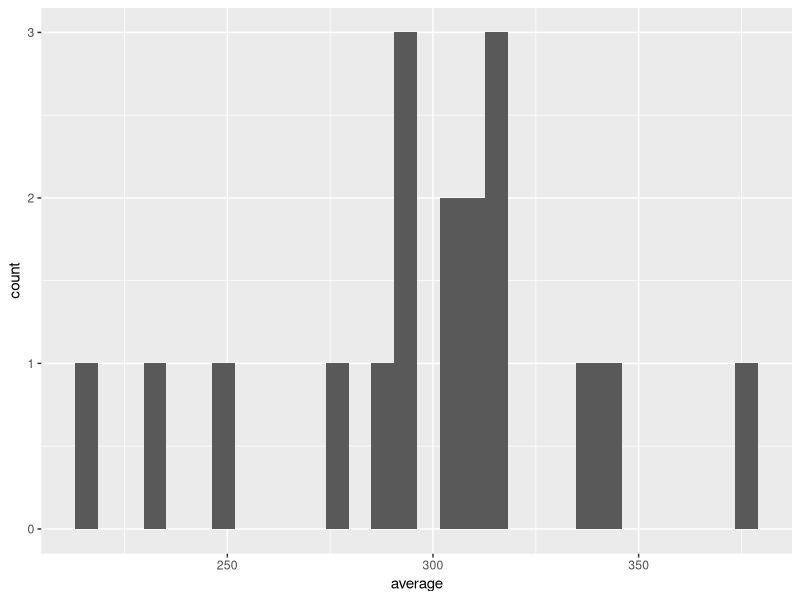
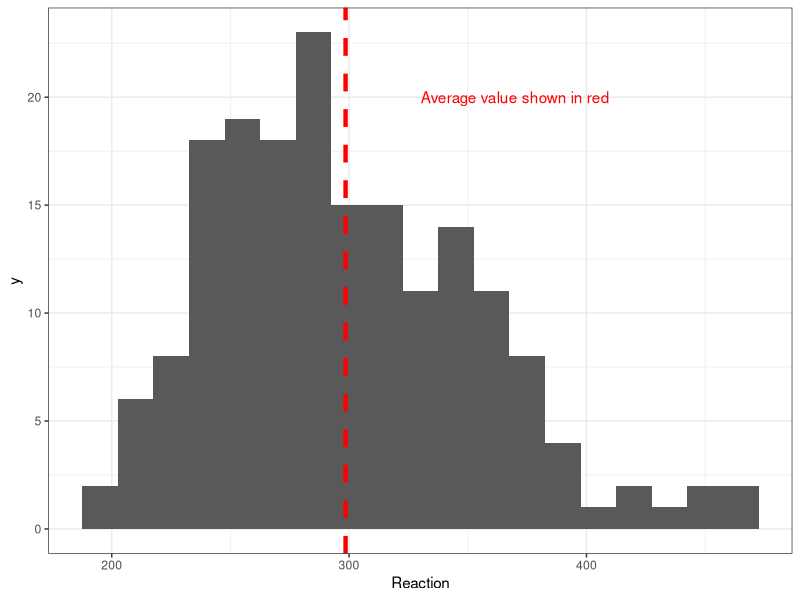
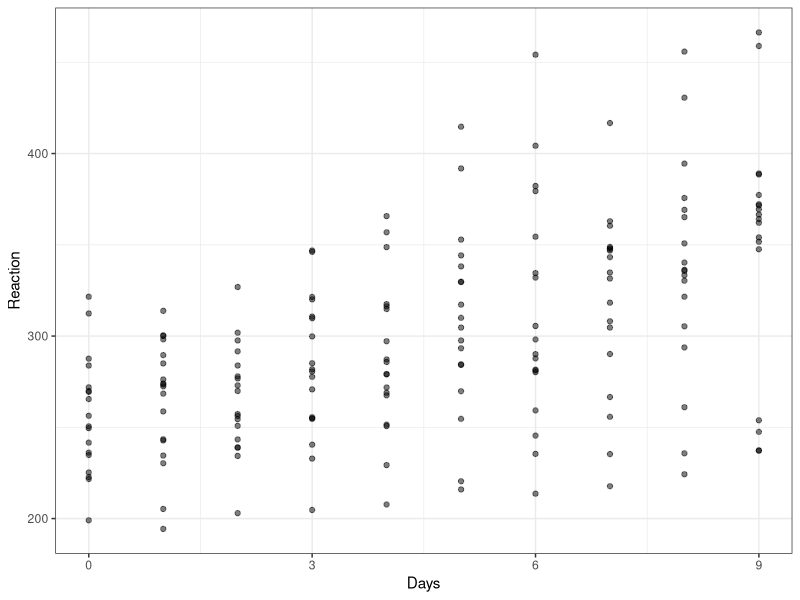
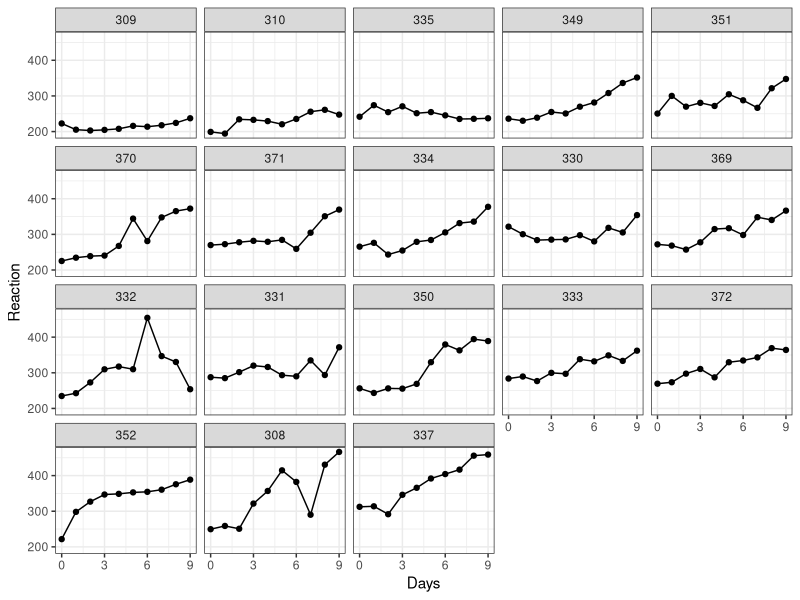
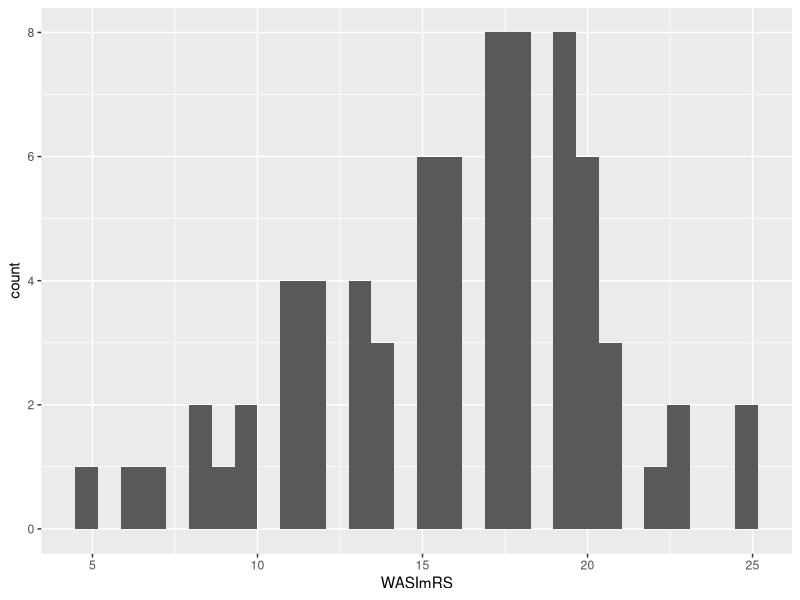
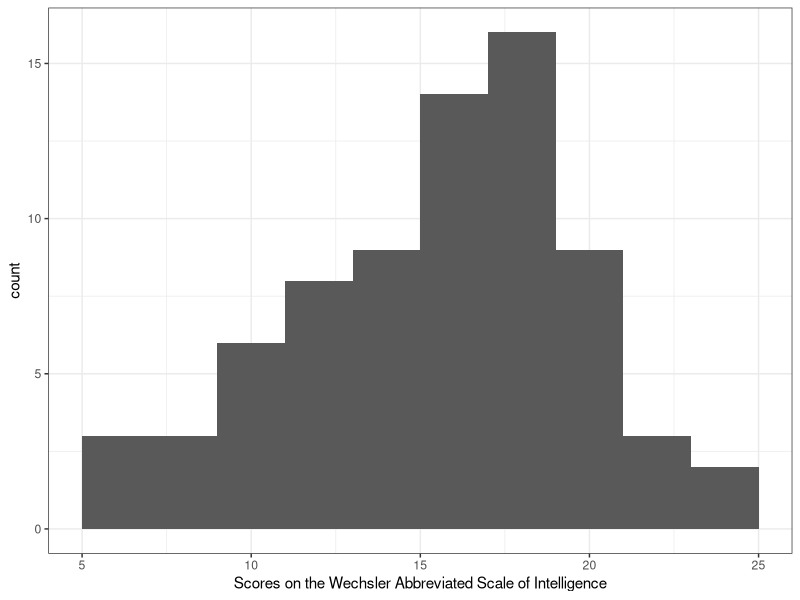
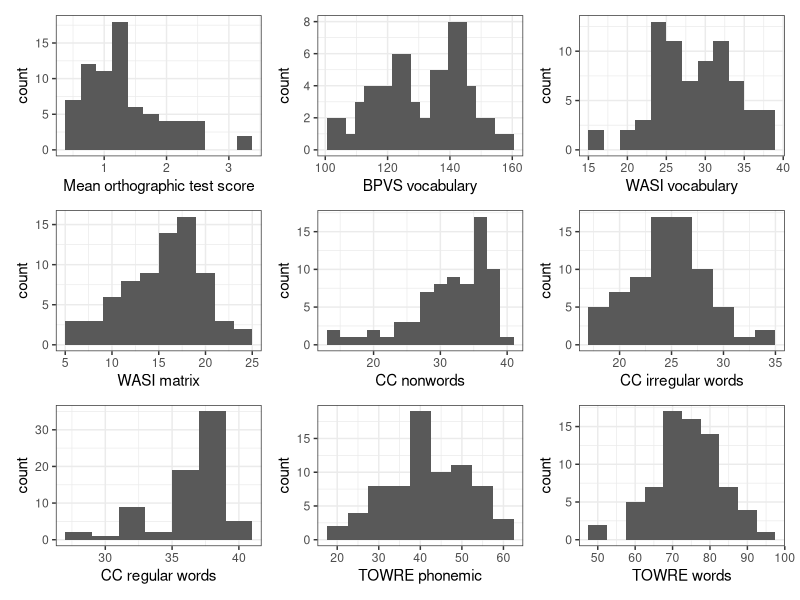
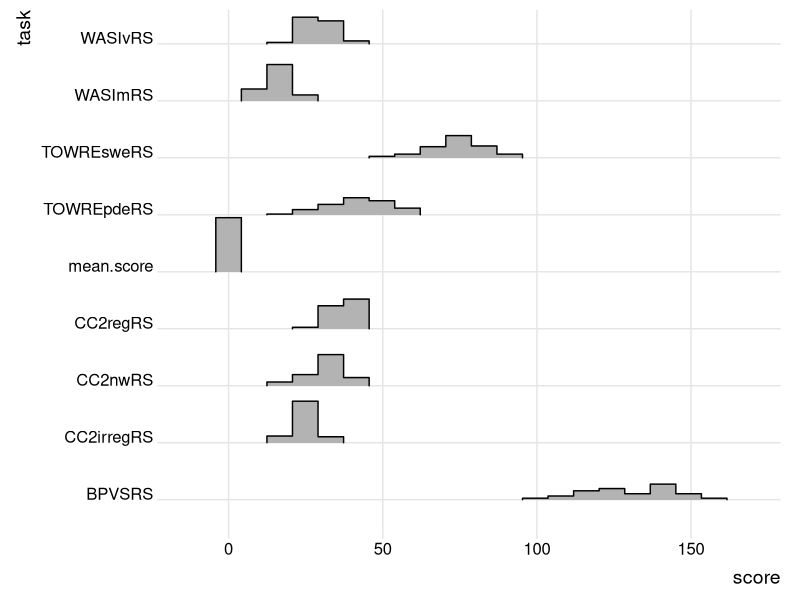

These figures' R source, in order: (Note: this script raises an error after producing the figures.)
## ---- chunk 1
#| warning: false
#| echo: false
library(broom)
library(ggeffects)
library(ggridges)
library(kableExtra)
library(lme4)
library(patchwork)
library(psych)
library(tidyverse)
## ---- chunk 2
#| code-line-numbers: true
#| fig-width: 3
#| fig-height: 3
#| warning: false
sleepstudy %>%
  group_by(Subject) %>%
  summarise(average = mean(Reaction)) %>%
  ggplot(aes(x = average)) + 
  geom_histogram()
## ---- chunk 3
#| label: sleep-study-data
#| fig-cap: "Figure showing an extract of the dataset: `sleepstudy`"
#| fig-alt: "Figure showing an extract of the dataset: sleepstudy. We see the top four rows of values observed under the column headers 'Reaction, Days, Subject'"
sleepstudy %>%
    head(n = 4)
## ---- chunk 4
#| label: fig-sleep-study-histogram
#| echo: true
#| fig-cap: "Figure showing a histogram of `sleepstudy` reaction time data"
#| fig-alt: "Histogram showing a distribution of reaction times, ranging from about 200ms to 500ms. The distribution has a peak around 300ms. The location of the mean is shown with a dashed red line. The distribution includes a long tail of longer times."
sleepstudy %>%
  ggplot(aes(x = Reaction)) +
  geom_histogram(binwidth = 15) +
  geom_vline(xintercept = mean(sleepstudy$Reaction), 
             colour = "red", linetype = 'dashed', size = 1.5) +
  annotate("text", x = 370, y =20, 
                    colour = "red", 
                    label = "Average value shown in red") +
  theme_bw()
## ---- chunk 5
#| label: fig-sleep-study-scatterplot-all
#| echo: true
#| fig-cap: "Figure showing a scatterplot of the relation between reaction time and days in the `sleepstudy` data"
#| fig-alt: "Scatterplot showing the relation between reaction time and days in the `sleepstudy` data. Points are ordered on x-axis from 0 to 9 days, on y-axis from 200 to 500 ms reaction time. The plot indicates that reaction time increases with increasing number of days."
sleepstudy %>%
  ggplot(aes(x = Days, y = Reaction)) +
  geom_point(size = 1.5, alpha = .5) + 
  scale_x_continuous(breaks = c(0, 3, 6, 9)) +
  theme_bw()
## ---- chunk 6
#| label: fig-sleep-study-scatterplot-by-subject
#| echo: true
#| fig-cap: "Figure showing a scatterplot of the relation between reaction time and days: here, we plot the data for each participant separately"
#| fig-alt: "The figure presents a grid of scatterplots showing the relation between reaction time and days in the `sleepstudy` data separately for each participant. Points are ordered on x-axis from 0 to 9 days, on y-axis from 200 to 500 ms reaction time. Most plots indicate that reaction time increases with increasing number of days. However, different participants show this trend to differing extents."
#| fig-height: 9
#| fig-width: 10
#| fig-align: center
sleepstudy %>%
  group_by(Subject) %>%
  mutate(average = mean(Reaction)) %>%
  ungroup() %>%
  mutate(Subject = fct_reorder(Subject, average)) %>%
  ggplot(aes(x = Days, y = Reaction)) +
  geom_point() + 
  geom_line() +
  scale_x_continuous(breaks = c(0, 3, 6, 9)) +
  facet_wrap(~ Subject) +
  theme_bw()
## ---- chunk 7
conc.orth <- read_csv("concurrent.orth_2020-08-11.csv",

                      col_types = cols(

                        Participant = col_factor(),
                        Time = col_factor(),
                        Study = col_factor(),
                        Instructions = col_factor(),
                        Version = col_factor(),
                        Word = col_factor(),
                        Orthography = col_factor(),
                        Measure = col_factor(),
                        Spelling.transcription = col_factor()

                      ))
## ---- chunk 8
summary(conc.orth)
## ---- chunk 9
#| echo: false
conc.orth %>%
  filter(Participant == 'EOF001') %>%
  as.data.frame() %>%
  kable() %>%
  kable_styling()
## ---- chunk 10
conc.orth %>%
  select(WASImRS:BPVSRS) %>%
  describe(ranges = FALSE, skew = FALSE)
## ---- chunk 11
#| code-line-numbers: true
conc.orth.subjs <- conc.orth %>%
  group_by(Participant) %>%
  mutate(mean.score = mean(Levenshtein.Score)) %>%
  ungroup() %>%
  distinct(Participant, .keep_all = TRUE) %>%
  select(WASImRS:BPVSRS, mean.score, Participant)
## ---- chunk 12
#| label: fig-conc-orth-distinct
#| fig-cap: A summary of the participant attributes for the conc.orth participants
conc.orth.subjs %>%
  select(-Participant) %>%
  describe(ranges = FALSE, skew = FALSE)
## ---- chunk 13
#| label: fig-hist-WASImRS
#| warning: false
#| fig-cap: "Distribution of WASImRS intelligence scores"
#| fig-alt: "The histogram shows how intelligence scores vary in the Ricketts Study 2 dataset. Scores peak around 17, with a long tail of lower scores towards 5, and a maximum around 25"
#| code-line-numbers: true
ggplot(data = conc.orth.subjs, aes(x = WASImRS)) +
  geom_histogram()
## ---- chunk 14
#| label: fig-hist-WASImRS-edits
#| fig-cap: "Distribution of WASImRS intelligence scores"
#| fig-alt: "The histogram shows how intelligence scores vary in the Ricketts Study 2 dataset. Scores peak around 17, with a long tail of lower scores towards 5, and a maximum around 25"
#| code-line-numbers: true
ggplot(data = conc.orth.subjs, aes(x = WASImRS)) +
  geom_histogram(binwidth = 2) +
  labs(x = "Scores on the Wechsler Abbreviated Scale of Intelligence") +
  theme_bw()
## ---- chunk 15
#| label: fig-hist-grid
#| fig-cap: "Distribution of childrens' scores on ability measures"
#| fig-alt: "The figure shows a grid of 9 histogram plots. Each plot presents the distribution of scores for the Ricketts 2021 Study 2 participant sample, including scores on the BPVS vocabulary, WASI vocabulary, TOWRE words and TOWRE nonwords, as well as the Castles and Coltheart regular words, irregular words and nonwords tests, as well as the mean Levenshtein distance (spelling score)."
#| code-line-numbers: true
#| fig-height: 8
#| fig-width: 8
p.WASImRS <- ggplot(data = conc.orth.subjs, aes(x = WASImRS)) +
  geom_histogram(binwidth = 2) +
  labs(x = "WASI matrix") +
  theme_bw()

p.TOWREsweRS <- ggplot(data = conc.orth.subjs, aes(x = TOWREsweRS)) +
  geom_histogram(binwidth = 5) +
  labs(x = "TOWRE words") +
  theme_bw()

p.TOWREpdeRS <- ggplot(data = conc.orth.subjs, aes(x = TOWREpdeRS)) +
  geom_histogram(binwidth = 5) +
  labs(x = "TOWRE phonemic") +
  theme_bw()

p.CC2regRS <- ggplot(data = conc.orth.subjs, aes(x = CC2regRS)) +
  geom_histogram(binwidth = 2) +
  labs(x = "CC regular words") +
  theme_bw()

p.CC2irregRS <- ggplot(data = conc.orth.subjs, aes(x = CC2irregRS)) +
  geom_histogram(binwidth = 2) +
  labs(x = "CC irregular words") +
  theme_bw()

p.CC2nwRS <- ggplot(data = conc.orth.subjs, aes(x = CC2nwRS)) +
  geom_histogram(binwidth = 2) +
  labs(x = "CC nonwords") +
  theme_bw()

p.WASIvRS <- ggplot(data = conc.orth.subjs, aes(x = WASIvRS)) +
  geom_histogram(binwidth = 2) +
  labs(x = "WASI vocabulary") +
  theme_bw()

p.BPVSRS <- ggplot(data = conc.orth.subjs, aes(x = BPVSRS)) +
  geom_histogram(binwidth = 3) +
  labs(x = "BPVS vocabulary") +
  theme_bw()

p.mean.score <- ggplot(data = conc.orth.subjs, aes(x = mean.score)) +
  geom_histogram(binwidth = .25) +
  labs(x = "Mean orthographic test score") +
  theme_bw()

p.mean.score + p.BPVSRS + p.WASIvRS + p.WASImRS +
  p.CC2nwRS + p.CC2irregRS + p.CC2regRS + 
  p.TOWREpdeRS + p.TOWREsweRS + plot_layout(ncol = 3)
## ---- chunk 16
#| label: fig-ridges-grid
#| fig-cap: "Distribution of childrens' scores on ability measures"
#| fig-alt: "The figure shows a grid of 9 histogram plots. Each plot presents the distribution of scores for the Ricketts 2021 Study 2 participant sample, including scores on the BPVS vocabulary, WASI vocabulary, TOWRE words and TOWRE nonwords, as well as the Castles and Coltheart regular words, irregular words and nonwords tests, as well as the mean Levenshtein distance (spelling score)."
#| code-line-numbers: true
#| fig-height: 8
#| fig-width: 6
library(ggridges)
conc.orth.subjs %>%
  pivot_longer(names_to = "task", values_to = "score", cols = WASImRS:mean.score) %>% 
  ggplot(aes(y = task, x = score)) +
  geom_density_ridges(stat = "binline", bins = 20, scale = 0.95, draw_baseline = FALSE) +
  theme_ridges()
## ---- chunk 17
summary(conc.orth$Study)
## ---- chunk 18
conc.orth.subjs <- conc.orth %>%
  group_by(Participant) %>%
  mutate(mean.score = mean(Levenshtein.Score)) %>%
  ungroup() %>%
  distinct(Participant, .keep_all = TRUE) %>%
  mutate(age.group = fct_recode(Study,
    
    "young" = "Study1&2",
    "old" = "Study2"
    
  )) %>%
  select(WASImRS:BPVSRS, mean.score, Participant, age.group)
## ---- chunk 19
#| label: fig-distribution-comparison-grid
#| fig-cap: "Distribution of childrens' scores on the BPVS vocabulary measure: distributions are compared between the younger and older age groups"
#| fig-alt: "The figure shows a grid of 4 plots. Each plot presents the distribution of scores for the Ricketts 2021 Study 2 participant sample on the BPVS vocabulary measure. The plots differ in method using: (a.) facetted histograms showing the distribution of vocabulary scores, separately for each group, in side-by-side histograms for comparison; (b.) boxplots, showing the distribution of scores for each group, indicated by the y-axis locations of the edges of the boxes (quartiles) and the middle lines (medians); (c.) superimposed histograms, where the histograms for the separate groups are laid on top of each other but given different colours to allow comparison; and (d.) superimposed density plots where the densities for the separate groups are laid on top of each other but given different colours to allow comparison."
#| echo: false
#| code-line-numbers: true
#| fig-height: 8
#| fig-width: 8
p.facet.hist <- ggplot(data = conc.orth.subjs, aes(x = BPVSRS)) +
  geom_histogram(binwidth = 5) +
  labs(x = "BPVS vocabulary score", title = "a. Faceted histograms") +
  facet_wrap(~ age.group) +
  theme_bw()

p.colour.boxplot <- ggplot(data = conc.orth.subjs, aes(y = BPVSRS, colour = age.group)) +
  geom_boxplot() +
  labs(x = "BPVS vocabulary score", title = "b. Boxplots") +
  theme_bw()

p.colour.hist <- ggplot(data = conc.orth.subjs, aes(x = BPVSRS, colour = age.group, fill = age.group)) +
  geom_histogram(binwidth = 5) +
  labs(x = "BPVS vocabulary score", title = "c. Superimposed histograms") +
  theme_bw()

p.colour.density <- ggplot(data = conc.orth.subjs, aes(x = BPVSRS, colour = age.group, fill = age.group)) +
  geom_density(alpha = .5, size = 1.5) +
  labs(x = "BPVS vocabulary score", title = "d. Superimposed density plots") +
  theme_bw()

p.facet.hist + p.colour.boxplot + p.colour.hist + p.colour.density
## ---- chunk 20
#| label: fig-density-demonstration
#| echo: false
#| fig-cap: "Distribution of childrens' scores on the BPVS vocabulary measure. The figure shows the histogram versus density plot representation of the same data distribution"
#| fig-alt: "The figure shows the distribution of BPVS vocabulary scores in the Ricketts 2021 Study 2 participant sample. A density plot representation of the distribution is superimposed, as a red line, on top of the histogram representation. Scores vary between about 100 and 160, with possibly two peaks at about 125 and 145."
#| code-line-numbers: true
#| fig-height: 5
#| fig-width: 5
ggplot(data = conc.orth.subjs, aes(x = BPVSRS)) +
  geom_histogram(aes(y = ..density..), binwidth = 6) +
  geom_density(colour = "red", size = 1.5) +
  labs(x = "Mean vocabulary score") +
  theme_bw()
## ---- chunk 21
#| label: fig-density-BPVS-WASI
#| fig-cap: "Distribution of childrens' scores on the BPVS and WASI vocabulary measures."
#| fig-alt: "The figure shows two plots. On the left, a density plot shows the distribution of BPVS vocabulary scores in the Ricketts 2021 Study 2 participant sample. Scores vary between about 100 and 160, with possibly two peaks at about 120 and 140 indicated by vertical lines. On the right, a second density plot shows the distribution of WASI vocabulary scores in the same sample. Scores vary between about 15 and 40 with potential peaks at about 25 and 32. In both plots, superimposed density plots are shown for the groups young children (in pink) and old children (in blue). In both plots, the lower score peak corresponds to the distribution for the young children."
#| code-line-numbers: true
#| fig-height: 5
#| fig-width: 7
p.BPVSRS.density <- ggplot(data = conc.orth.subjs, aes(x = BPVSRS, colour = age.group, fill = age.group)) +
  geom_density(alpha = .5, size = 1.5) +
  geom_rug(alpha = .5) +
  geom_vline(xintercept = 120, linetype = "dashed") +
  geom_vline(xintercept = 140, linetype = "dotted") +
  labs(x = "BPVSRS vocabulary score") +
  theme_bw()

p.WASIvRS.density <- ggplot(data = conc.orth.subjs, aes(x = WASIvRS, colour = age.group, fill = age.group)) +
  geom_density(alpha = .5, size = 1.5) +
  geom_rug(alpha = .5) +
  labs(x = "WASI vocabulary score") +
  theme_bw()

p.BPVSRS.density + p.WASIvRS.density + plot_layout(guides = 'collect')
## ---- chunk 22
#| label: fig-scatter-BPVS-WASI
#| fig-cap: "Scatterplot indicating the potential association of childrens' scores on the BPVS and WASI vocabulary measures."
#| fig-alt: "The figure shows a scatterplot comparing variation in childrens' scores on the BPVS and WASI vocabulary measures: variation in BPVS scores are shown on the y-axis and variation in WASI scores are shown on the x-axis. We can see that higher WASI scores are associated with higher BPVS scores."
#| code-line-numbers: true
#| fig-height: 5
#| fig-width: 5

ggplot(data = conc.orth.subjs, aes(x = WASIvRS, y = BPVSRS)) +
  geom_point() +
  labs(x = "WASI vocabulary score", 
       y = "BPVSRS vocabulary score",
       title = "Are WASI and BPVS vocabulary scores associated?") +
  theme_bw()
## ---- chunk 23
#| label: fig-scatter-BPVS-WASI-loess
#| warning: false
#| fig-cap: "Scatterplot indicating the potential association of childrens' scores on the BPVS and WASI vocabulary measures."
#| fig-alt: "The figure shows a scatterplot comparing variation in childrens' scores on the BPVS and WASI vocabulary measures: variation in BPVS scores are shown on the y-axis and variation in WASI scores are shown on the x-axis. We can see that higher WASI scores are associated with higher BPVS scores. A LOESS smoother is superimposed on the points: the trend line, in blue, suggests that the association between variables is steeper around 25-30 on the WASI knowledge measure."
#| code-line-numbers: true
#| fig-height: 5
#| fig-width: 5

ggplot(data = conc.orth.subjs, aes(x = WASIvRS, y = BPVSRS)) +
  geom_point() +
  geom_smooth() +
  labs(x = "WASI vocabulary score", 
       y = "BPVSRS vocabulary score",
       title = "Are WASI and BPVS vocabulary scores associated?") +
  theme_bw()
## ---- chunk 24
#| label: fig-scatter-BPVS-WASI-lm
#| fig-cap: "Scatterplot indicating the potential association of childrens' scores on the BPVS and WASI vocabulary measures."
#| fig-alt: "The figure shows a scatterplot comparing variation in childrens' scores on the BPVS and WASI vocabulary measures: variation in BPVS scores are shown on the y-axis and variation in WASI scores are shown on the x-axis. We can see that higher WASI scores are associated with higher BPVS scores. A linear model smoother is superimposed on the points: the trend line, in blue, indicates the 'straight line' relationship between variables."
#| code-line-numbers: true
#| fig-height: 5
#| fig-width: 5
#| warning: false

ggplot(data = conc.orth.subjs, aes(x = WASIvRS, y = BPVSRS)) +
  geom_point() +
  geom_smooth(method = 'lm') +
  labs(x = "WASI vocabulary score", 
       y = "BPVSRS vocabulary score",
       title = "Are WASI and BPVS vocabulary scores associated?") +
  theme_bw()
## ---- chunk 25
#| label: fig-scatter-BPVS-WASI-lm-edits
#| fig-cap: "Scatterplot indicating the potential association of childrens' scores on the BPVS and WASI vocabulary measures."
#| fig-alt: "The figure shows a scatterplot comparing variation in childrens' scores on the BPVS and WASI vocabulary measures: variation in BPVS scores are shown on the y-axis and variation in WASI scores are shown on the x-axis. We can see that higher WASI scores are associated with higher BPVS scores. The appearance of the plot has been adjusted so that the points appear larger and the smoother trend is drawn in red."
#| code-line-numbers: true
#| warning: false
#| fig-height: 5
#| fig-width: 5

ggplot(data = conc.orth.subjs, aes(x = WASIvRS, y = BPVSRS)) +
  geom_point(alpha = .5, size = 2) +
  geom_smooth(method = 'lm', colour = "red", size = 1.5) +
  labs(x = "WASI vocabulary score", 
       y = "BPVSRS vocabulary score",
       title = "Are WASI and BPVS vocabulary scores associated?") +
  xlim(0, 40) + ylim(0, 160) +
  theme_bw()
## ---- chunk 26
#| label: fig-distribution-scatter-grid
#| fig-cap: "Grid of scatterplots showing the potential association between mean spelling score, for each child, and variation in the Castles and Coltheart (CC) and TOWRE measures of word or nonword reading skill, WASI and BPVS measures of vocabulary knowledge, the WASI matrix measure of intelligence, and age group factor"
#| fig-alt: "The figure shows a grid of 9 plots. Each plot presents the potential association between the outcome variable (mean) spelling score, calculated for each child over all their responses, and a predictor variable. The plots are identified by letter and show the potential association between spelling score and (a.) TOWRE word reading (b.) TOWRE nonword reading (c.) WASI vocabulary (d.) BPVS vocabulary (e.) WASI matrix intelligence (f.) CC regular words (g.) CC irregular words (h.) CC nonwords and (i.) age group. Across the plots, we can see that increasing scores on the predictor variable are associated with decreasing spelling scores. This association appears more marked for measures of word and nonword reading."
#| echo: false
#| code-line-numbers: true
#| fig-height: 10
#| fig-width: 9
#| warning: false

p.wordsvsmean.score <- ggplot(data = conc.orth.subjs, 
                              aes(x = TOWREsweRS, 
                              y = mean.score)) +
  geom_point(alpha = .5, size = 3) +
  geom_smooth(method = 'lm', size = 1.5) +
  labs(x = "Word reading", 
       y = "Spelling score",
       title = "(a.)") +
  theme_bw()

p.nonwordsvsmean.score <- ggplot(data = conc.orth.subjs, 
                              aes(x = TOWREsweRS, 
                                  y = mean.score)) +
  geom_point(alpha = .5, size = 3) +
  geom_smooth(method = 'lm', size = 1.5) +
  labs(x = "Nonword reading", 
       y = "Spelling score",
       title = "(b.)") +
  theme_bw()

p.WASIvRSvsmean.score <- ggplot(data = conc.orth.subjs, 
                              aes(x = WASIvRS, 
                                  y = mean.score)) +
  geom_point(alpha = .5, size = 3) +
  geom_smooth(method = 'lm', size = 1.5) +
  labs(x = "WASI vocabulary", 
       y = "Spelling score",
       title = "(c.)") +
  theme_bw()

p.BPVSRSvsmean.score <- ggplot(data = conc.orth.subjs, 
                              aes(x = BPVSRS, 
                                  y = mean.score)) +
  geom_point(alpha = .5, size = 3) +
  geom_smooth(method = 'lm', size = 1.5) +
  labs(x = "BPVS vocabulary score", 
       y = "Spelling score",
       title = "(d.)") +
  theme_bw()

p.WASImRSvsmean.score <- ggplot(data = conc.orth.subjs, 
                              aes(x = WASImRS, 
                                  y = mean.score)) +
  geom_point(alpha = .5, size = 3) +
  geom_smooth(method = 'lm', size = 1.5) +
  labs(x = "WASI matrix", 
       y = "Spelling score",
       title = "(e.)") +
  theme_bw()

p.CC2regRSvsmean.score <- ggplot(data = conc.orth.subjs, 
                              aes(x = CC2regRS, 
                                  y = mean.score)) +
  geom_point(alpha = .5, size = 3) +
  geom_smooth(method = 'lm', size = 1.5) +
  labs(x = "CC regular words", 
       y = "Spelling score",
       title = "(f.)") +
  theme_bw()

p.CC2irregRSvsmean.score <- ggplot(data = conc.orth.subjs, 
                              aes(x = CC2irregRS, 
                                  y = mean.score)) +
  geom_point(alpha = .5, size = 3) +
  geom_smooth(method = 'lm', size = 1.5) +
  labs(x = "CC irregular words", 
       y = "Spelling score",
       title = "(g.)") +
  theme_bw()

p.CC2nwRSvsmean.score <- ggplot(data = conc.orth.subjs, 
                              aes(x = CC2nwRS, 
                                  y = mean.score)) +
  geom_point(alpha = .5, size = 3) +
  geom_smooth(method = 'lm', size = 1.5) +
  labs(x = "CC nonwords", 
       y = "Spelling score",
       title = "(h.)") +
  theme_bw()

p.age.groupvsmean.score <- ggplot(data = conc.orth.subjs, 
                              aes(x = age.group, 
                                  y = mean.score)) +
  geom_boxplot() +
  labs(x = "Age group", 
       y = "Spelling score",
       title = "(i.)") +
  theme_bw()

p.wordsvsmean.score + p.nonwordsvsmean.score + p.WASIvRSvsmean.score +
  p.BPVSRSvsmean.score + p.WASImRSvsmean.score + p.CC2regRSvsmean.score +
  p.CC2irregRSvsmean.score + p.CC2nwRSvsmean.score + p.age.groupvsmean.score
## ---- chunk 27
model <- lm(Levenshtein.Score ~ Instructions*Orthography, data = conc.orth)
## ---- chunk 28
#| echo: false
summary(model) %>%
 tidy() %>%
  as.data.frame() %>%
  kbl(caption = "Model summary", digits = 3) %>%
  kable_classic(full_width = F, html_font = "Cambria")
## ---- chunk 29
model <- lm(Levenshtein.Score ~ Instructions*Orthography, data = conc.orth)
## ---- chunk 30
#| label: fig-effects-dotwhisker
#| fig-cap: "Dot and whisker plots showing the predicted effect on outcome spelling (Levenshtein) score, given different experimental conditions: Orthography (present, absent) x Instruction (explicit, incidental)."
#| fig-alt: "The figure shows Dot and whisker plots showing the predicted effect on outcome spelling (Levenshtein) score, given different experimental conditions: Orthography (present, absent) x Instruction (explicit, incidental). The dots represent the linear model estimates of outcome spelling, predicted under different conditions. The plots indicate that spelling scores are predicted to be lower when orthography is present. There appears to be little or no effect associated with different kinds of instruction."
#| code-line-numbers: true
#| fig-height: 5
#| fig-width: 4
#| warning: false

dat <- ggpredict(model, terms = c("Instructions", "Orthography"))
plot(dat, facet = TRUE) + ylim(0, 3)
## ---- chunk 31
#| label: fig-effects-dotwhisker-raw
#| fig-cap: "Dot and whisker plots showing the predicted effect on outcome spelling (Levenshtein) score, given different experimental conditions: Orthography (present, absent) x Instruction (explicit, incidental). The estimates are shown as dot-whisker points. In addition, the plot shows as points the spelling score observed for each child for each response recorded in the `conc.orth` dataset."
#| fig-alt: "The figure shows dot and whisker plots indicating the predicted effect on outcome spelling (Levenshtein) score, given different experimental conditions: Orthography (present, absent) x Instruction (explicit, incidental). The dots represent the linear model estimates of outcome spelling, predicted under different conditions. The plots indicate that spelling scores are predicted to be lower when orthography is present. There appears to be little or no effect associated with different kinds of instruction. We have superimposed observed spelling scores, recorded as the score for each child's response to each target word. These observed scores clearly cluster around outcome spelling values of 1, 2, 3, 4, 5 and 6."
#| code-line-numbers: true
#| fig-height: 5
#| fig-width: 4
#| warning: false
plot(dat, add.data = TRUE)
## ---- chunk 32
#| code-line-numbers: true
#| warning: false
score.by.subj <- conc.orth %>%
  group_by(Participant, Orthography) %>%
  summarise(mean.score = mean(Levenshtein.Score))
## ---- chunk 33
#| echo: false
score.by.subj %>%
  head(n = 10) %>%
  as.data.frame() %>%
  kable() %>%
  kable_styling()
## ---- chunk 34
#| code-line-numbers: true
#| warning: false
score.by.subj.diff <- score.by.subj %>%
  pivot_wider(names_from = Orthography, values_from = mean.score) %>%
  mutate(difference.score = absent - present) %>%
  pivot_longer(cols = c(absent, present), 
               names_to = 'Orthography',
               values_to = 'mean.score') 
## ---- chunk 35
#| echo: false
score.by.subj.diff %>%
  head(n = 10) %>%
  as.data.frame() %>%
  kable() %>%
  kable_styling()
## ---- chunk 36
#| label: fig-effects-dot-facet-grid-effect
#| fig-cap: "Dot plots showing the different outcome spelling (Levenshtein) scores, for each participant, in the different experimental conditions: Orthography (present, absent). Plots are ordered, from top left to bottom right, by the difference between mean spelling scores in the absent versus present conditions."
#| fig-alt: "The figure shows dot plots indicating the different outcome spelling (Levenshtein) scores, for each participant, in the different experimental conditions: Orthography (present, absent). Plots are ordered, from top left to bottom right, by the difference between mean spelling scores in the absent versus present conditions. The plots indicate that some children show higher spelling scores in the present than in the absent condition, some children show little difference between conditions, while most children show higher spelling scores in the absent than in the present condition."
#| code-line-numbers: true
#| fig-height: 10
#| fig-width: 8
#| warning: false
ggplot(data = score.by.subj.diff, 
       aes(x = Orthography, y = mean.score,
           colour = Orthography)) +
  geom_point() +
  facet_wrap(~ reorder(Participant, difference.score)) +
  theme(axis.text.x = element_blank())
